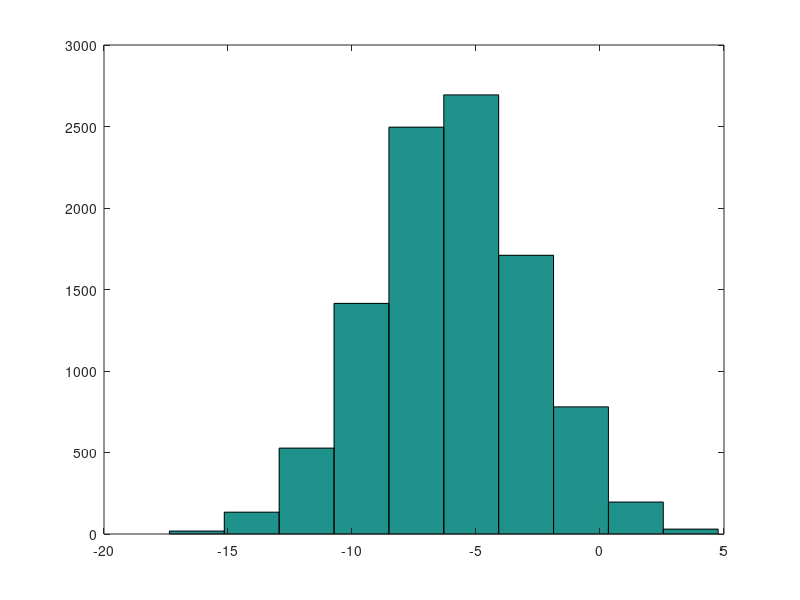

MATLAB code to generate this figure:
% brew cask install xquartz
% brew cask install aquaterm
% brew uninstall gnuplot
% brew install gnuplot --with-aquaterm

a = pi
disp(a)
disp(sprintf('2 decimals: %0.2f', a))
format long
a
format short
a

A = [ 1 2; 3 4; 5 6]

v = 0:0.1:0.5
v2 = 0:1:5

B = [v;v2]


C = 2 * ones(2,3)
D = zeros(2,4)
E = rand(3,3)

% ガウシアンモデル
w = -6 + sqrt(10) * randn(1,10000)
hist(w)
